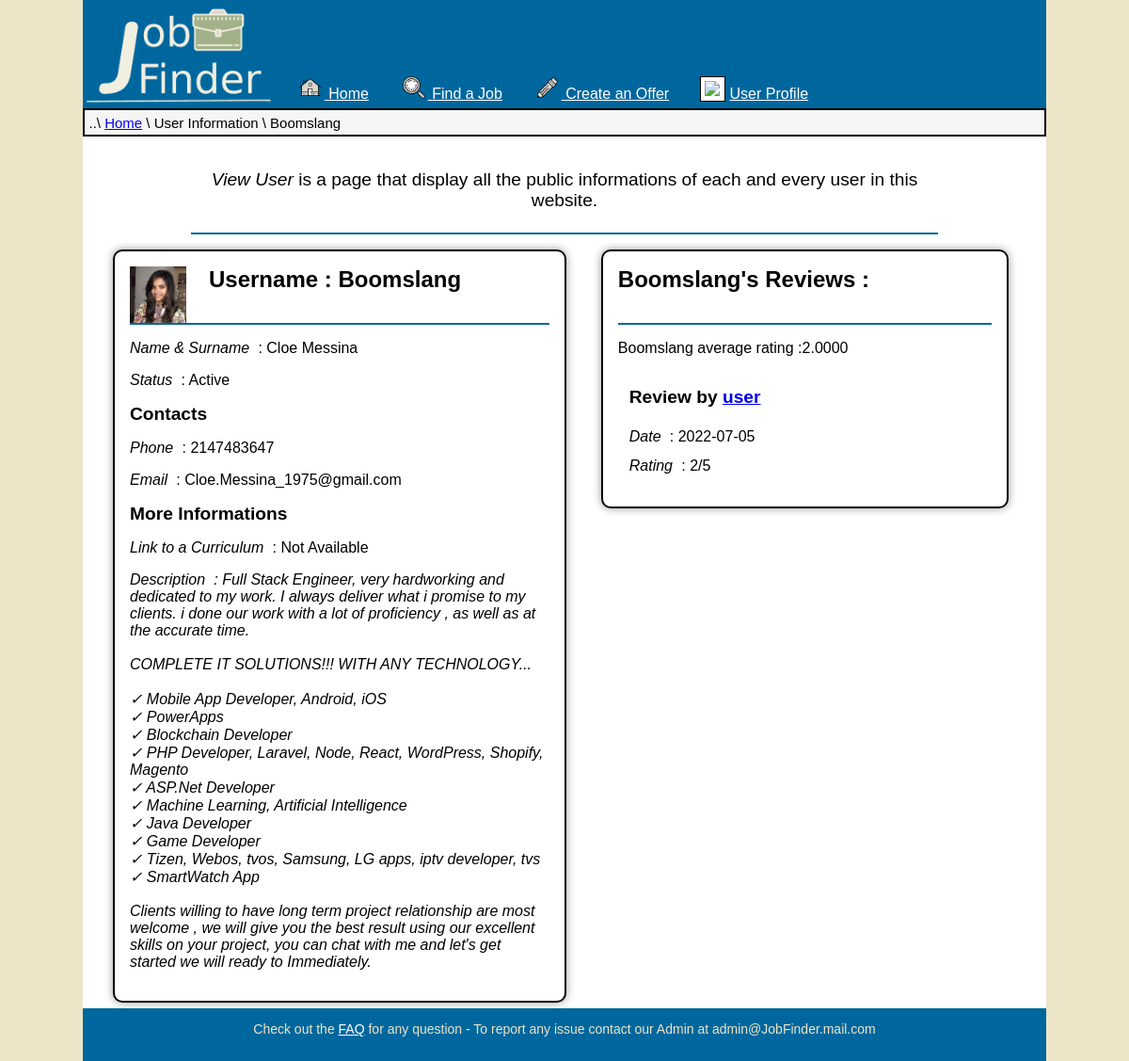
The app's page /PHP/ViewUser.php?Code_User=4 (signed in) with its own data.
### tables this page shows
CREATE TABLE `users` (
  `Code_user` int(10) UNSIGNED NOT NULL,
  `Status` enum('Active','Inactive','Banned') NOT NULL,
  `Name` varchar(64) NOT NULL,
  `Surname` varchar(64) NOT NULL,
  `Nickname` varchar(48) NOT NULL,
  `Birth` date NOT NULL,
  `Email` varchar(48) NOT NULL,
  `Nationality` varchar(56) NOT NULL,
  `City` varchar(45) NOT NULL,
  `Address` varchar(75) DEFAULT NULL,
  `Phone` int(11) DEFAULT NULL,
  `Picture` varchar(64) NOT NULL,
  `Curriculum` varchar(128) DEFAULT NULL,
  `Description` varchar(4096) NOT NULL,
  `Creation` date NOT NULL DEFAULT current_timestamp()
);

CREATE TABLE `reviews` (
  `Code_user` int(10) UNSIGNED NOT NULL,
  `Code_job` int(10) UNSIGNED NOT NULL,
  `Stars` int(1) UNSIGNED NOT NULL,
  `Comments` varchar(250) NOT NULL,
  `Date` date NOT NULL DEFAULT current_timestamp()
);

### PHP/DBAccess.php (called while the page is built, shortened)
<?php
class DBAccess {
	private $connection;
	public function openDBConnection(){
		$this->connection = mysqli_connect(DBAccess::HOST_DB, DBAccess::USERNAME, DBAccess::PASSWORD, DBAccess::DBNAME);
		if(!$this->connection){
			echo("connessione al DB fallita: ".mysqli_connect_errno());
			return false;
		}
		else
			return true;
	}
  public function getUser($id) {
    if(isset($id)) {
		$queryCall=mysqli_prepare($this->connection, 'SELECT * FROM users WHERE Code_user = ? LIMIT 1;');
		mysqli_stmt_bind_param($queryCall,'i',$id);
		mysqli_stmt_execute($queryCall);
		$queryResult = mysqli_stmt_get_result($queryCall);
		if(mysqli_num_rows($queryResult) == 0)
			return null;
		else
			return mysqli_fetch_assoc($queryResult);
} else
		return null;
  }
  public function getUserReview($id) {
    if(isset($id)) {
		$queryCall=mysqli_prepare($this->connection, 'SELECT AVG(Stars) AS AvgStar FROM reviews JOIN past_jobs ON reviews.Code_Job = past_jobs.Code_job WHERE Code_Winner =?;');
		mysqli_stmt_bind_param($queryCall,'i',$id);
		mysqli_stmt_execute($queryCall);
		$queryResult = mysqli_stmt_get_result($queryCall);
		return mysqli_fetch_assoc($queryResult);
    } else
		return null;
  }
  public function getUserReviewList($id,$number) {
    if(isset($id)) {
		$queryCall=mysqli_prepare($this->connection, 'SELECT P.Code_winner AS Winner, R.Code_user AS JobGiver, R.Stars , R.Comments, R.Date
						FROM reviews AS R JOIN past_jobs AS P WHERE R.Code_job = P.Code_job AND P.Code_winner = ?  ORDER BY R.Date DESC LIMIT ?;');
		mysqli_stmt_bind_param($queryCall,'ii',$id,$number);
		mysqli_stmt_execute($queryCall);
		$queryResult = mysqli_stmt_get_result($queryCall);
		if(mysqli_num_rows($queryResult) == 0)
			return null;
		else {
			$result=array();
			while ($tmp=mysqli_fetch_assoc($queryResult))
				array_push($result, $tmp);
			return $result;
		}
    } else
		return null;
  }
}
?>

### PHP/ViewUser.php (the view, shortened to what this page needs)
<?php
require_once 'DBAccess.php';
if(isset($_SESSION['user_Username']))
{
  $url = '..'. DIRECTORY_SEPARATOR .'HTML'. DIRECTORY_SEPARATOR .'ViewUser.html';
  $HTML = file_get_contents($url);
  $DBAccess = new DBAccess();
  $HTMLContent = '<li><a href="UserProfile.php">
  <img src="..'. DIRECTORY_SEPARATOR .'IMG'. DIRECTORY_SEPARATOR .'UsrPrfl'. DIRECTORY_SEPARATOR . $_SESSION['user_Icon'] .'" alt="Profile Picture" id="profilepic" class="icons">User Profile</a></li>';
  $HTML = str_replace('<subpage/>',$HTMLContent,$HTML);
  if($_GET['Code_User']) {
    $index = filter_var($_GET['Code_User'], FILTER_VALIDATE_INT);
    $row = $DBAccess->getUser($index);
    if($row) {
      $HTML = str_replace("{{ Nickname }}",trim($row["Nickname"]),$HTML);
      $HTML = str_replace("{{ Name }}",trim($row["Name"]),$HTML);
      $HTML = str_replace("{{ Surname }}",trim($row["Surname"]),$HTML);
      $HTML = str_replace("{{ Picture }}",trim($row["Picture"]),$HTML);
      $HTML = str_replace("{{ Status }}",trim($row["Status"]),$HTML);
      $HTML = str_replace("{{ Phone }}",($row["Phone"] ? trim($row["Phone"]) : 'Not Available'),$HTML);
      $HTML = str_replace("{{ Email }}",trim($row["Email"]),$HTML);
	  if($row["Curriculum"])
		$HTML = str_replace("{{ Curriculum }}",'<a href="'.trim($row["Curriculum"]).'">'.trim($row["Curriculum"]).'</a>',$HTML);
	  else
		$HTML = str_replace("{{ Curriculum }}","Not Available",$HTML);
      $HTML = str_replace("{{ Description }}",$row["Description"]?trim($row["Description"]) : "Not Available",$HTML);
      $Review = $DBAccess->getUserReviewList($index,5);
      if($Review) {
        $content = '<div id="viewUserFeedBack" class="box"><div class="headchapter">
            <h1 class="chapter">'.trim($row["Nickname"]). '\'s Reviews : </h1></div>';
        $average = $DBAccess->getUserReview($index);
        $content .= '<p>'.trim($row["Nickname"]).' average rating :'.trim($average["AvgStar"]) .'</p>';
        foreach($Review as $R) {
          $User = $DBAccess->getUser(trim($R["JobGiver"]));
          $content .= '<div class="review">
            <h2 class="reviewTitle">Review by <a href="ViewUser.php?Code_User='.$User["Code_user"].'">'.$User["Nickname"].'</a></h2>
            <p class="star"><span>Date</span> : '.trim($R["Date"]) .'</p>
            <p class="date"><span>Rating</span> : '.trim($R["Stars"]).'/5 </p>
          </div>';
        }
      $content .= '</div>';
      $HTML = str_replace('<div id="viewUserFeedBack" class="box"></div>',$content,$HTML);
      }
      else {
        $content = '<div id="viewUserFeedBack" class="box">This user has no reviews.</div>';
        $HTML = str_replace('<div id="viewUserFeedBack" class="box"></div>',$content,$HTML);
      }
      $adminActions = '';
      if(isset($_SESSION['Admin']) && $_SESSION['Admin']==1)
      {
        $urlContent = '..'. DIRECTORY_SEPARATOR .'HTML'. DIRECTORY_SEPARATOR .'Elements'. DIRECTORY_SEPARATOR .'FormAdminUser.html';
        $adminActions .= file_get_contents($urlContent);
        $adminActions = str_replace('<code/>',$index, $adminActions);
        $adminActions = str_replace('{{Ban}}',trim($row["Status"])=='Banned'? 'Unban':'Ban',$adminActions);
        $adminActions = str_replace('<ban/>',trim($row["Status"])=='Banned'? 'unban_':'',$adminActions);
      }
      else {
        $adminActions .= '';
      }
      $HTML = str_replace('<admin/>',$adminActions,$HTML);
    }
    echo $HTML;
  }
  else {
    header("Location:Index.php");
  }
}
else
{
  $value = filter_var($_GET['Code_User'],FILTER_SANITIZE_NUMBER_INT);
  header("Location:Login.php?view=ViewUser&code=".$value);
}
?>

### CSS/StyleSheet.css (style rules this page uses)
:root { --background: #ECE5C7; --color: #00679e; --subcolor: #4a6fa5; --content: #fff; --black: #000; --darkWhite: #d1d9e6; --shadow: #999; --correct: #44c244; --error: #d4110b; }
html { width: 100%; background-color: var(--background); }
html, body { min-height: 100vh; }
body { background-color: var(--content); font-family:Tahoma, sans-serif; margin:auto; max-width: 1024px; overflow-x: hidden; }
main { padding: 0em; padding-bottom: 2.5em; margin-bottom: 3%; }
.box { box-shadow:0 0 10px var(--shadow); border: 2px solid var(--black); }
header { background-color: var(--color); display: flex; align-items: flex-end; }
header img#Logo { width: 20%; }
header ul { margin:auto; list-style-type: none; margin: 0; padding: 0; }
header ul li { display:inline-block; padding: 0.4em; margin-left: 1em; }
header ul li a:link { margin-bottom: 0.2em; color: var(--content); }
header img.icons { width:24px; height:24px; padding-right :0.15em; vertical-align: text-bottom; }
img#profilepic { width: 18px; height: 18px; padding : 0.2em; background-color: white; border : solid 1px var(--black); vertical-align: text-bottom; margin-right: 0.3em; }
nav.breadcrumb { font-size: 0.9375em; padding: 0.3em; background-color:whitesmoke; border-width: 0em; border : solid 2px var(--black); }
footer { position: fixed; bottom: 0; min-height: 5%; width: 100%; text-align:center; background-color: var(--color); max-width: 1024px; margin: auto; }
footer#footer p { display: inline-block; font-size: 0.875em; color: var(--background); }
footer#footer a:link { color: var(--content); }
div#intro, div#introTags { width: 80%; margin: auto; padding-bottom: 0.2em; border-bottom: 2px solid var(--color); }
div#intro p, div#introTags { text-align: center; font-size: 1.2em; }
div.headchapter { width: 80%; padding-bottom: 2em; border-bottom: 2px solid var(--color); margin-right: 20%; }
main#viewUser div.headchapter { width: 100%; padding-bottom: 2em; border-bottom: 2px solid var(--color); }
h1.chapter { display:inline; font-size: 1.5em; }
div.review { margin: 3%; display: flex; flex-direction: column; }
h2.reviewTitle { font-size: 1.1em; }
main img#icon { width:60px; height:60px; float:left; padding-right: 1.5em; }
img.icons { width: 24px; height: 24px; display: inline-block; padding: 0.2em; }
.review .star, .review .date { margin-block-start: 0.4em; margin-block-end: 0.4em; }
span#description { white-space: break-spaces; }
main#viewUser { vertical-align: top; padding: 1em; }
div#viewUserInfo, div#viewUserFeedBack { display: inline-block; vertical-align: top; margin: 1em; padding: 1em; border-radius: 10px; }
div#viewUserInfo { width: 45%; }
div#viewUserInfo span, div#viewUserFeedBack span { font-style: italic; padding-right: 0.3em; }
div#viewUserFeedBack { width: 40%; }
main#viewUser h2 { font-size: 1.2em; }

### CSS/Print.css (style rules this page uses)
html { font-family: Georgia, 'Times New Roman', serif; width: 100%; margin: 0; float: none; }
header, header > img { display: none; }
nav.breadcrumb { display: none; }
footer#footer, footer#footer img { display: none; }
main img#icon { width: 64px; height: 64px; }

### records on screen
users: Nickname "Boomslang"
reviews: Code_user.Nickname "user", Date "2022-07-05", Stars "2"

### other values on screen
$average["AvgStar"] "2.0000"
